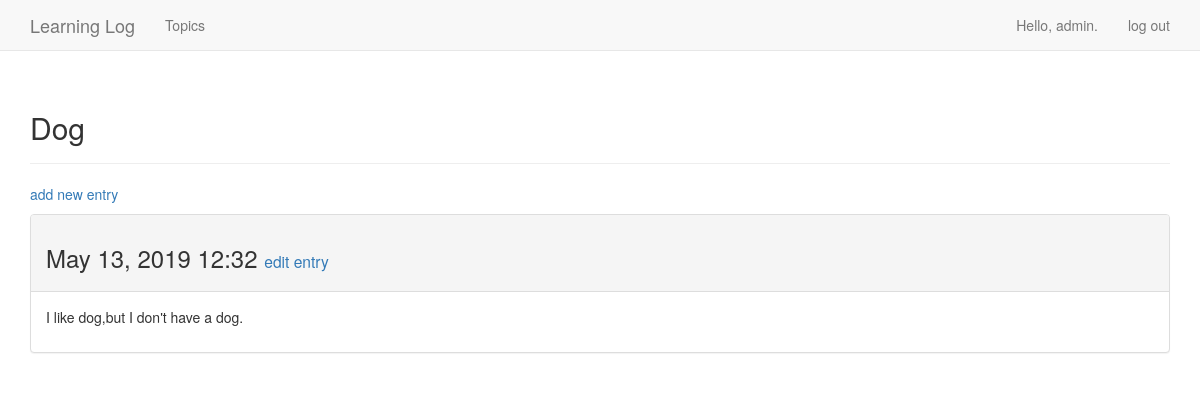
Page /topics/4/ (signed in) on the committed database.
### learning_logs/models.py (models this page shows, shortened)
class Topic(models.Model):
    text = models.CharField(max_length=200)
    date_added = models.DateTimeField(auto_now_add=True)
    owner = models.ForeignKey(User, on_delete=models.CASCADE)
    def __str__(self):
        return self.text

class Entry(models.Model):
    topic = models.ForeignKey(Topic, on_delete=models.CASCADE)
    text = models.TextField()
    date_added = models.DateTimeField(auto_now_add=True)
    class Meta:
        verbose_name_plural = 'entries'

### learning_logs/views.py (the view)
# urls.py: url(r'^topics/(?P<topic_id>\d+)/$', views.topic, name='topic'),
@login_required
def topic(request, topic_id):
    topic = Topic.objects.get(id=topic_id)
    if topic.owner != request.user:
        raise Http404
    entries = topic.entry_set.order_by('-date_added')
    context = {'topic': topic, 'entries': entries}
    return render(request, 'learning_logs/topic.html', context)

### templates/learning_logs/topic.html
{% extends "learning_logs/base.html" %}
{% block header %}
    <h2>{{ topic }}</h2>
{% endblock header %}
{% block content %}
    <p>
        <a href="{% url 'learning_logs:new_entry' topic.id %}"
           style="text-decoration: none">add new entry</a>
    </p>
    {% for entry in entries %}
        <div class="panel panel-default">
            <div class="panel-heading">
                <h3>
                    {{ entry.date_added|date:'M d, Y H:i' }}
                    <small>
                        <a href="{% url 'learning_logs:edit_entry' entry.id %}">
                            edit entry
                        </a>
                    </small>
                </h3>
            </div>
            <div class="panel-body">
                {{ entry.text|linebreaks }}
            </div>
        </div>
    {% empty %}
        There are no entries for this topic yet.
    {% endfor %}
{% endblock content %}

### templates/learning_logs/base.html (shortened to what this page needs)
{% load bootstrap3 %}
<!DOCTYPE html>
<html lang="en">
<head>
    {% bootstrap_css %}
</head>
<body>
<nav class="navbar navbar-default navbar-static-top">
    <div class="container">
        <div class="navbar-header">
            <a class="navbar-brand" href="{% url 'learning_logs:index' %}"
               style="text-decoration: none">Learning Log</a>
        </div>
        <div id="navbar" class="navbar-collapse collapse">
            <ul class="nav navbar-nav">
                <li><a href="{% url 'learning_logs:topics' %}"
                       style="text-decoration: none">Topics</a></li>
            </ul>
            <ul class="nav navbar-nav navbar-right">
                {% if user.is_authenticated %}
                    <li><a>Hello, {{ user.username }}.</a></li>
                    <li><a href="{% url 'users:logout' %}" style="text-decoration: none">
                        log out</a></li>
                {% else %}
                    <li><a href="{% url 'users:register' %}" style="text-decoration: none">
                        register</a></li>
                    <li><a href="{% url 'users:login' %}" style="text-decoration: none">
                        log in</a></li>
                {% endif %}
            </ul>
        </div>
    </div>
</nav>
<div class="container">
    <div class="page-header">
        {% block header %}
        {% endblock header %}
    </div>
    <div>
        {% block content %}
        {% endblock content %}
    </div>
</div>
</body>
</html>

### rows in the picture
Topic: text "Dog"
Entry: date_added "May 13, 2019 12:32", text "I like dog,but I don't have a dog."

### other values in the picture
{{ user.username }} "admin"
